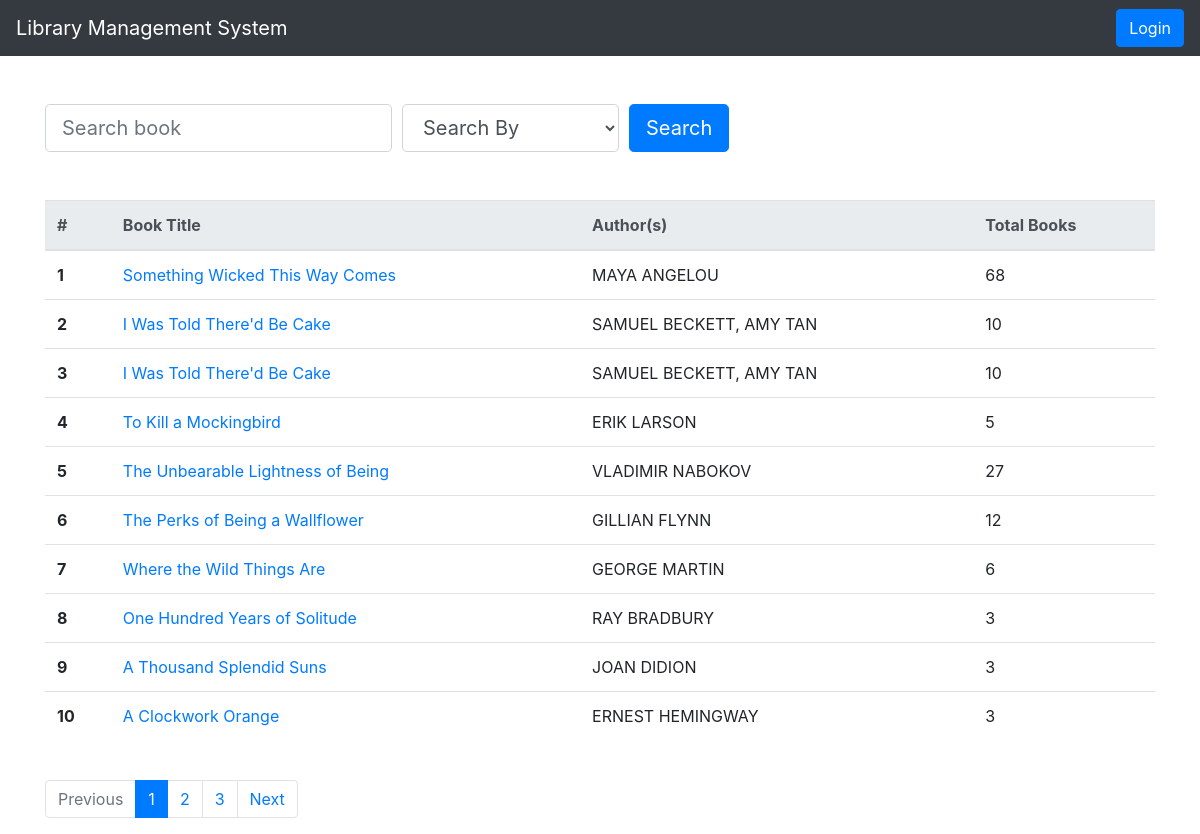
/library/, run on the app's committed database.
### library/models.py (models this page shows, shortened)
class Book(models.Model):
    numeric = RegexValidator(r'^[0-9]*$', 'Only  numeric characters are allowed.')
    book_status = (('a', 'available'), ('l', 'lent'))
    title = models.CharField(max_length=250)
    isbn = models.CharField('ISBN', max_length=13, help_text='13 Character ISBN number', validators=[numeric])
    description = models.TextField(max_length=500)
    price = models.IntegerField()
    total_quantity = models.IntegerField()
    quantity = models.IntegerField(default=1)
    status = models.CharField(max_length=1, choices = book_status, blank = True, default = 'a')
    author = models.ManyToManyField(Author)
    category = models.ManyToManyField(Category)
    def get_absolute_url(self):
        return reverse('book_detail', args=[str(self.id)])
    def display_category(self):
        return ', '.join(category.name for category in self.category.all()[:3])
    display_category.short_description = "Category"
    def display_author(self):
        return ', '.join(author.firstname for author in self.author.all()[:3])
    display_author.short_description = "Author"

class Author(models.Model):
    firstname = models.CharField(max_length=100 )
    lastname = models.CharField(max_length=100)
    def __str__(self):
        return f'{self.firstname} {self.lastname}'

### library/views.py (the view)
# urls.py: path('', views.index, name='index'),
def index(request):
    context = []
    search_key = str(request.GET.get('search_key', "")).strip()
    filter_key = str(request.GET.get('filter_key', "")).strip()
    if filter_key == 'firstname':
        context = Book.objects.filter(author__firstname__contains = search_key)
    elif filter_key == 'lastname':
        context = Book.objects.filter(author__lastname__contains = search_key)
    elif filter_key == 'title':
        context = Book.objects.filter(title__contains = search_key)
    elif filter_key == 'isbn':
        context = Book.objects.filter(isbn = search_key)
    elif filter_key == 'status_a':
        context = Book.objects.filter(status = 'a', title__contains = search_key)
    elif filter_key == 'status_l':
        context = Book.objects.filter(status = 'l', title__contains = search_key)
    else:
        context = Book.objects.filter(Q(title__contains = search_key) | Q(author__firstname__contains = search_key) | Q(author__lastname__contains = search_key))
    paginator = Paginator(context, 10)
    page = request.GET.get('page')
    try:
        context = paginator.page(page)
    except PageNotAnInteger:
        context = paginator.page(1)
    except EmptyPage:
        context = paginator.page(paginator.num_pages)
    filter_list = [
        {'value': 'all', 'name': 'Search By'},
        {'value': 'firstname', 'name': 'Author Firstname'},
        {'value': 'lastname', 'name': 'Author Lastname'},
        {'value': 'title', 'name': 'Book Title'},
        {'value': 'isbn', 'name': 'ISBN'},
        {'value': 'status_a', 'name': 'Books Available'},
        {'value': 'status_l', 'name': 'Books Lent'}
    ]
    book_ids = []
    if request.user.is_authenticated:
        request_history = BookLendDetail.objects.filter(reader = request.user)
        for data in request_history:
            if data.status in ['p', 'l', 'r']:
                book_ids.append(data.book.id)
    return render(request, 'index.html', {'context' : context, 'filter_list': filter_list, 'book_ids': book_ids})

### library/templates/index.html (shortened to what this page needs)
{% extends "base.html" %}
{% load static %}
{% block content %}
  <form class="mt-4 mb-5" action="" method="GET">
    <div class="form-row align-items-center">
      <div class="col-auto">
        <div class="input-group">
          <input type="text" class="form-control form-control-lg" id="search_key" placeholder="Search book" value="{{ request.GET.search_key }}" name="search_key">
        </div>
      </div>
      <div class="col-auto">
       <select class="form-control form-control-lg" name="filter_key">
         {% for i in filter_list %}
            <option value="{{ i.value }}" {% if i.value == request.GET.filter_key %}selected{% endif %}>{{ i.name }}</option>
         {% endfor %}
       </select>
      </div>
      <div class="col-auto">
        <button type="submit" class="btn btn-primary btn-lg">Search</button>
      </div>
    </div>
  </form>
  {% if context %}
    <table class="table">
      <thead class="thead-light">
          <tr>
            <th scope="col">#</th>
            <th scope="col">Book Title</th>
            <th scope="col">Author(s)</th>
            <th scope="col">Total Books</th>
          </tr>
      </thead>
      <tbody>
        {% for book in context %}
        <tr>
          <th scope="col">{{ forloop.counter0|add:context.start_index }}</th>
          <td><a href="{{ book.get_absolute_url }}">{{ book.title }}</a></td>
          <td>{% for author in book.author.all %} {{ author }}{% if not forloop.last %}, {% endif %}{% endfor %}</td>
          <td>{{ book.total_quantity }}</td>
        </tr>
        {% endfor %}
      </tbody>
    </table>
  {% else %}
    <br><br>
    <p>No such record found!</p>
  {% endif %}
  <br>
  {% if context.has_other_pages %}
  <nav aria-label="Page navigation example">
    <ul class="pagination">
        {% if context.has_previous %}
            <li class="page-item"><a class="page-link" href="?page=
                    {{ context.previous_page_number }}{% if request.GET.filter_key %}&filter_key={{ request.GET.filter_key }}{% endif %}{% if request.GET.search_key %}&search_key={{ request.GET.search_key }}{% endif %}">Privious</a></li>
        {% else %}
            <li class="disabled page-item"><a class="page-link" href="#!">Previous</a></li>
        {% endif %}
        {% for num in context.paginator.page_range %}
            {% if context.number == num %}
                <li class="active page-item"><a class="page-link" href="#!">{{ num }}</a></li>
            {% else %}
                <li class="page-item"><a class="page-link"
                        href="?page={{ num }}{% if request.GET.filter_key %}&filter_key={{ request.GET.filter_key }}{% endif %}{% if request.GET.search_key %}&search_key={{ request.GET.search_key }}{% endif %}">{{ num }}</a></li>
            {% endif %}
        {% endfor %}
        {% if context.has_next %}
            <li class="page-item"><a class="page-link"
                    href="?page={{ context.next_page_number }}">Next</a></li>
        {% else %}
            <li class="disabled page-item"><a class="page-link" href="#!">Next</a></li>
        {% endif %}
      </ul>
    </nav>
    {% endif %}
{% endblock %}

### library/templates/base.html (shortened to what this page needs)
<!DOCTYPE html>
{% load static %}
<html lang="en">
<head>
  <link rel="stylesheet" href="https://stackpath.bootstrapcdn.com/bootstrap/4.1.3/css/bootstrap.min.css"
>
  <link rel="stylesheet" href="{% static 'css/styles.css' %}">
</head>
<body>
  <header>
    {% block header %}
    <nav class="navbar navbar-expand-lg navbar-dark bg-dark fixed-top">
      <a class="navbar-brand" href="{% url 'index' %}">Library Management System</a>
      <div class="collapse navbar-collapse" id="navbarsExampleDefault">
        <form class="form-inline my-2 my-lg-0">
          {% if user.is_authenticated %}
          <a class="btn btn-primary" href="{% url 'logout' %}">Logout ({{ user.get_username }})</a>
          {% else %}
          <a class="btn btn-primary" href="{% url 'login' %}">Login</a>
          {% endif %}
        </form>
      </div>
    </nav>
    {% endblock %}
  </header>
  <main role="main" class="container">
    {% block content %} {% endblock %}
  </main>
</body>
</html>

### library/static/css/styles.css (style rules this page uses)
html { position: relative; min-height: 100%; }
body>.container { padding: 80px 15px 0; }

### data on the page
Book: title "Something Wicked This Way Comes", total_quantity "68"
Author: firstname+lastname "MAYA ANGELOU"
Book: title "I Was Told There'd Be Cake", total_quantity "10"
Author: firstname+lastname "SAMUEL BECKETT"
Author: firstname+lastname "AMY TAN"
Book: title "To Kill a Mockingbird", total_quantity "5"
Author: firstname+lastname "ERIK LARSON"
Book: title "The Unbearable Lightness of Being", total_quantity "27"
Author: firstname+lastname "VLADIMIR NABOKOV"
Book: title "The Perks of Being a Wallflower", total_quantity "12"
Author: firstname+lastname "GILLIAN FLYNN"
Book: title "Where the Wild Things Are", total_quantity "6"
Author: firstname+lastname "GEORGE MARTIN"
Book: title "One Hundred Years of Solitude", total_quantity "3"
Author: firstname+lastname "RAY BRADBURY"
Book: title "A Thousand Splendid Suns", total_quantity "3"
Author: firstname+lastname "JOAN DIDION"
Book: title "A Clockwork Orange", total_quantity "3"
Author: firstname+lastname "ERNEST HEMINGWAY"

### other printed values
{{ num }} "1"
{{ num }} "2" "3"
form field filter_key "Search By"
